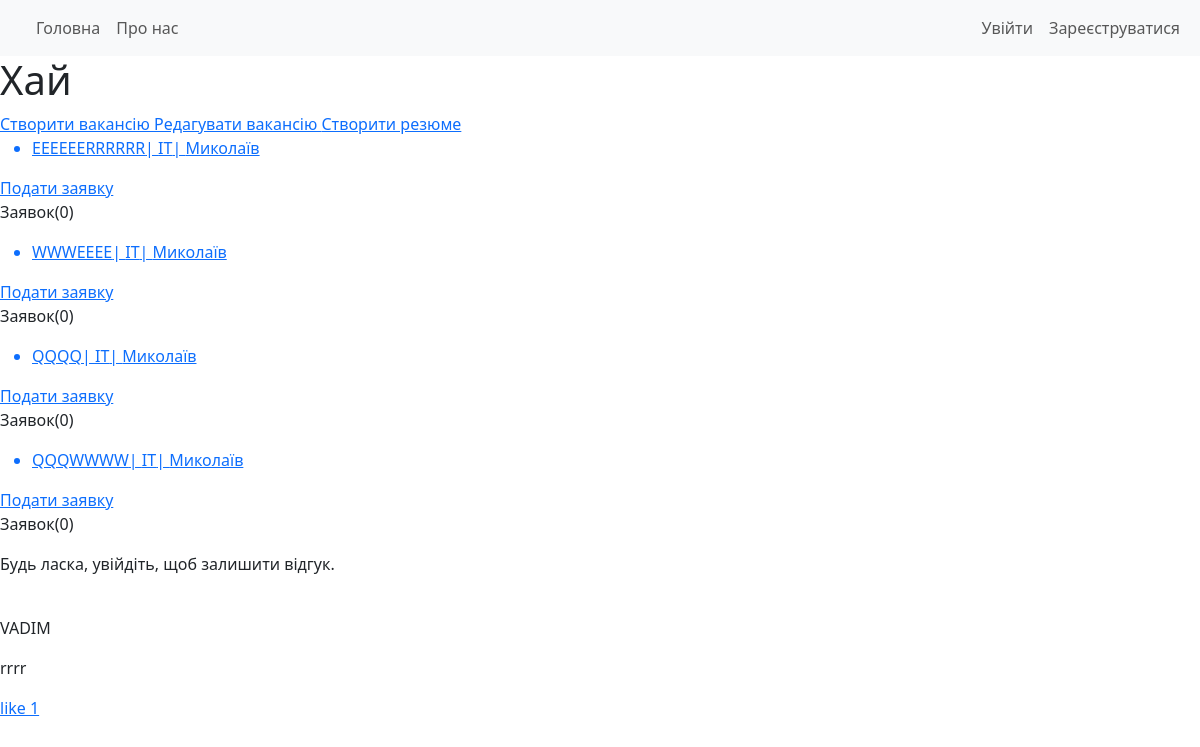
The app's page /, older data.
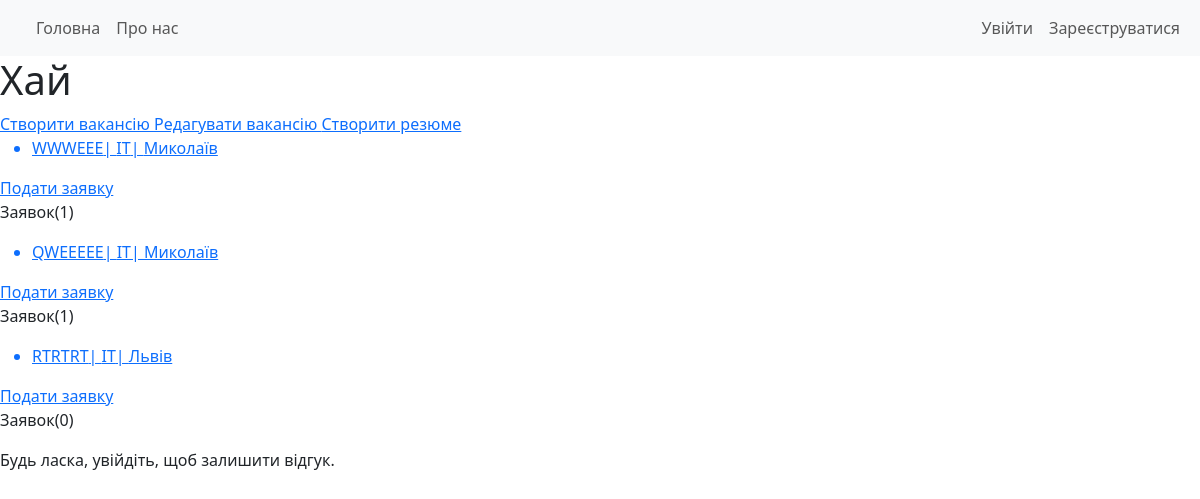
The same page, newer data.
### project/models.py (models this page shows, shortened)
class Vacancy(models.Model):
    title = models.CharField(max_length=256)#Заголовок
    description = models.TextField()#опис
    link = models.URLField(max_length=500, null=True, blank=True)
    company = models.ForeignKey(User, on_delete=models.CASCADE, related_name="vacancies")
    image = models.ImageField(upload_to='vacancies/images/',  null=True, blank=True)
    price_start = models.DecimalField(max_digits=10, decimal_places=2, null=True, blank=True)
    price_end = models.DecimalField(max_digits=10, decimal_places=2, null=True, blank=True)
    category = models.ForeignKey(Category, on_delete=models.SET_NULL, null=True)
    city = models.ForeignKey(City, on_delete=models.SET_NULL, related_name="vacancies", null=True)
    street = models.CharField(max_length=255, verbose_name="Вулиця")
    date = models.DateTimeField(auto_now_add=True)#дата створення

class Category(models.Model):
    name = models.CharField(max_length=150)
    def __str__(self):
        return self.name

class City(models.Model):
    name = models.CharField(max_length=100)
    def __str__(self):
        return self.name

class Response(models.Model):
    author = models.OneToOneField(User, on_delete=models.CASCADE, related_name="site_comment")#автор
    content = models.TextField()#опис
    created_at = models.DateTimeField(auto_now_add=True)

### project/views.py (the view, shortened to what this page needs)
# urls.py: path('', views.Job_ListView.as_view(), name='job_list'),
class Job_ListView(ListView):
    model = Vacancy
    form_class = Response_CreatFrom
    context_object_name = "jobs"
    template_name = "jobs/job_list.html"
    def get_context_data(self, **kwargs):
        context = super().get_context_data(**kwargs)
        context['all_responses'] = Response.objects.all()
        user_already_responded = False
        if self.request.user.is_authenticated:
            user_already_responded = Response.objects.filter(author=self.request.user).exists()
        context['user_already_responded'] = user_already_responded
        context['form'] = self.form_class()
        return context

### templates/jobs/job_list.html (shortened to what this page needs)
{% extends 'base.html' %}
{% load static %}
{% block content %}
    <h1>Хай</h1>
    <a href="{% url 'job_creat' %}">
    Створити вакансію
</a>
<a href="{% url 'job_update' %}">
    Редагувати вакансію
</a>
<a href="{% url 'job_creat_resume' %}">
    Створити резюме
</a>
{% for jo in jobs %}
<a href="{% url 'job_datail' pk=jo.id %}">
<ul>
    <li>
        {{ jo.title }}|
        {{ jo.category }}|
        {{ jo.city }}
    </li>
</ul>
</a>
<a href="{% url 'apply_for_job' jo.id %}">
    Подати заявку
</a>
<p>Заявок({{ jo.applications.count }})</p>
{% endfor %}
{% if user.is_authenticated %}
    {% if user_already_responded %}
        <p>Ви вже залишили відгук про наш сайт. Дякуємо!</p>
    {% else %}
        <form method="POST" action="">
            {% csrf_token %}
            {{ form.as_p }}
            <button type="submit">Опублікувати відгук</button>
        </form>
    {% endif %}
{% else %}
    <p>Будь ласка, увійдіть, щоб залишити відгук.</p>
{% endif %}
<br>
<div class="responses">
    {% for res in all_responses %}
                <p>{{ res.author }}</p>
                <p>{{ res.content }}</p>
    <a href="{% url 'Like_Response' res.id %}">
        like {{ res.likes.count }}
    </a>
    {% endfor %}
</div>
{% endblock %}

Row changes from the older to the newer data that the page shows:
removed Vacancy: title "QQQWWWW", category "IT", city "Миколаїв", applications.count "0"
removed Response: author "VADIM", content "rrrr", likes.count "1"
changed Vacancy: title "EEEEEERRRRRR" → "WWWEEE"; applications.count "0" → "1"
changed Vacancy: title "WWWEEEE" → "QWEEEEE"; applications.count "0" → "1"
changed Vacancy: title "QQQQ" → "RTRTRT"; city "Миколаїв" → "Львів"
